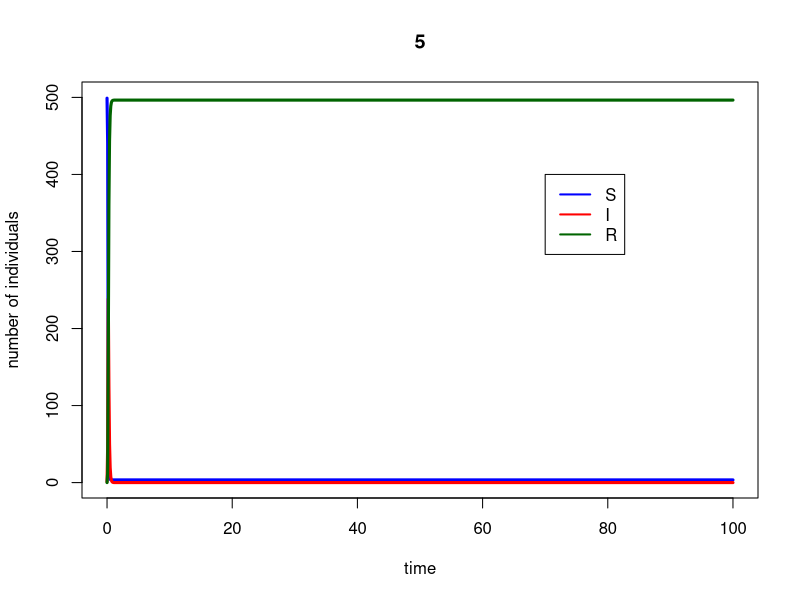
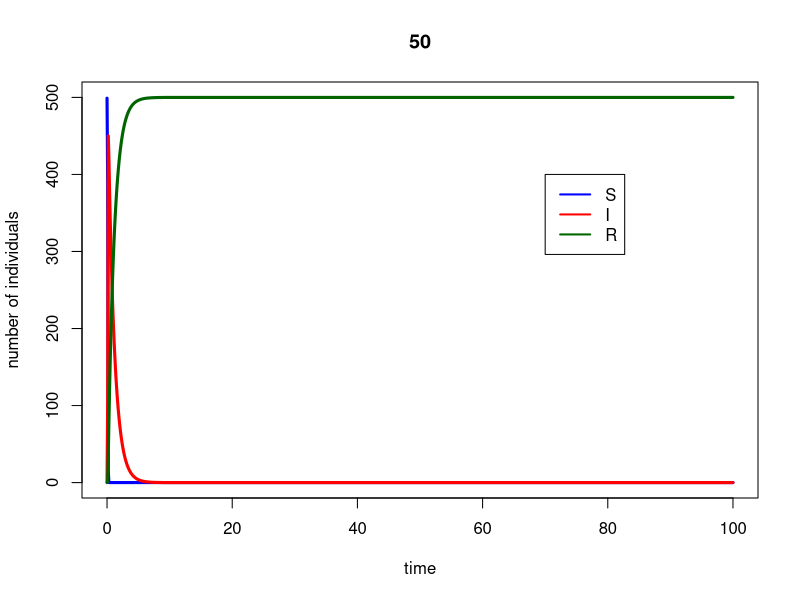
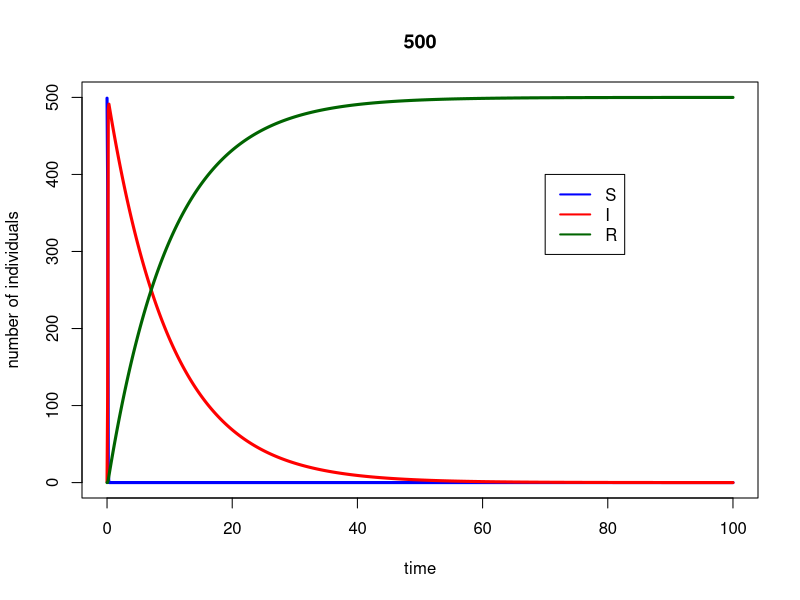
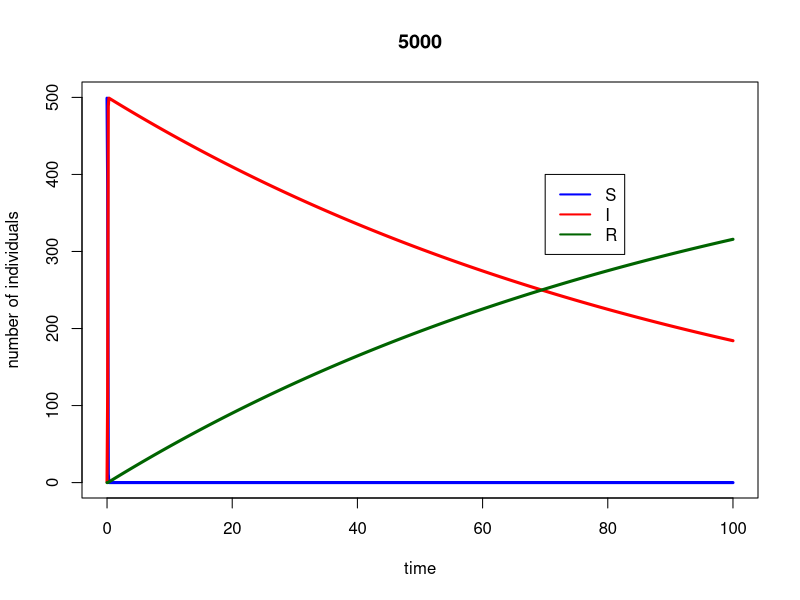
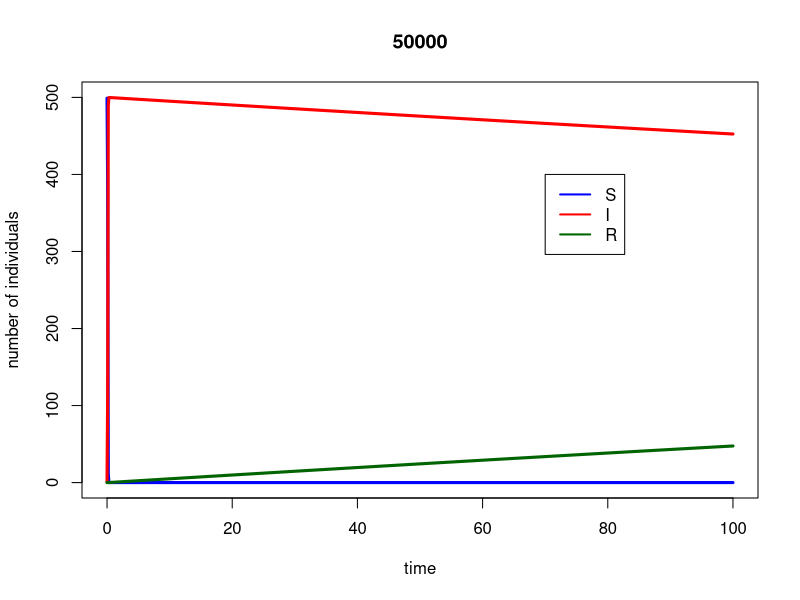
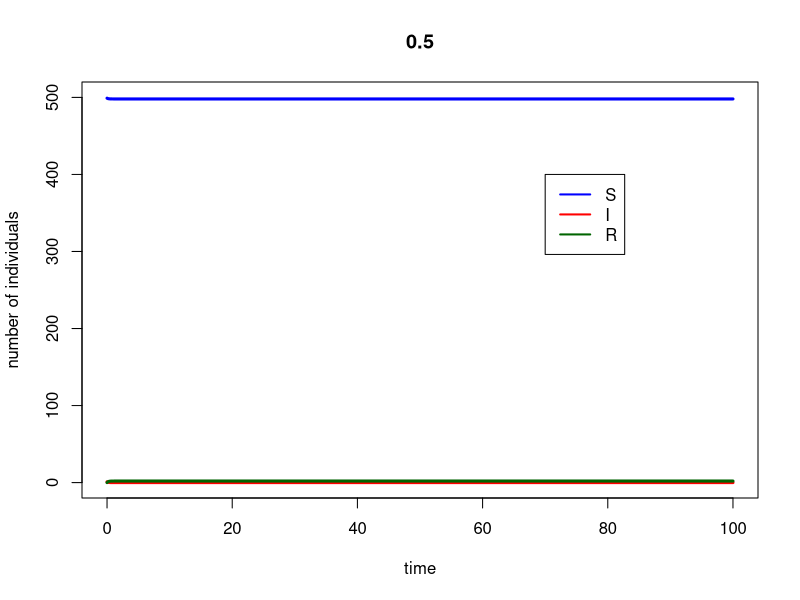
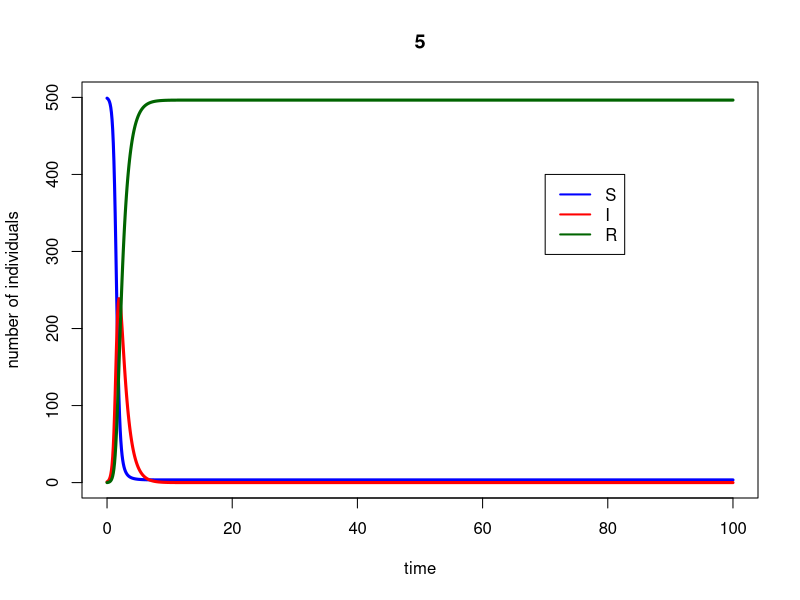
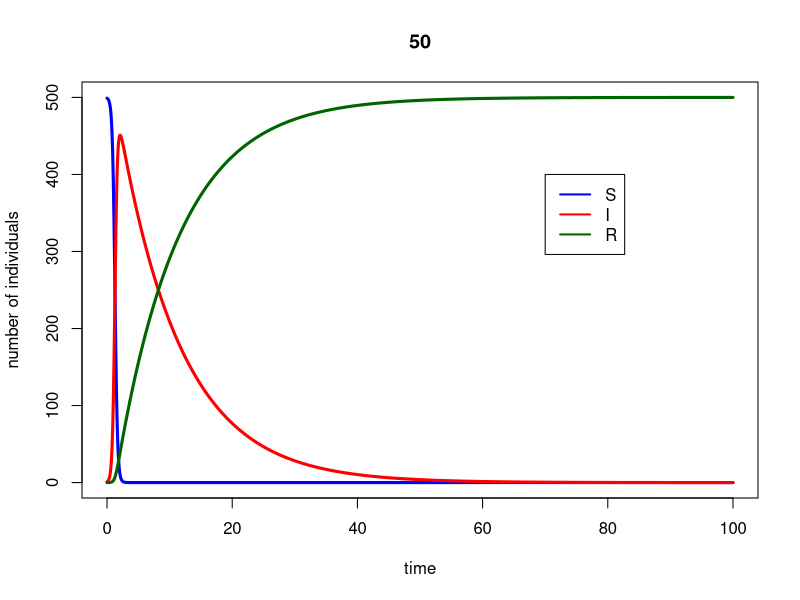

The R script that drew these images, in order:
##########################################################
# Starting script to the module 'SIR models of epidemics'
##########################################################

# implements the basic SIR model, and plots simulation results

## Here you only need to know basic things:
##  #	To make comments
##  <-	Assigning a value to a symbol
##  c	To create a vector c(v1, v2, ..., vn)
##  e	is *10^
##  seq(a,b,c)	To create a sequence from a to b with intervals c


###################################
# FUNCTION DEFINITIONS
###################################

###
# SIR <- function(t, x, parms)
# Use: calculates the derivatives for the SIR model
# Input: 
#      t: time (not used here, because there is no explicit time dependence)
#      x: vector of the current values of all variables (S, I, R)
#      parms: vector of all parameter values
# Output:
#      der: vector of derivatives

# To use the lsoda function, the model function has to be a function of t (time),
# x (the vector of the variables) and parms (the parameters of the model).

SIR <- function(t, x, parms){

# Beta and r are not global variables. This means that if you type beta in R, the output will be 'beta',
# and not its value. You have to specify that you want to use the value of beta from 'parms' to solve the ODEs.
# Similarly, the variables of the model are taken from the vector x. This is done by the 'with' function.

  with(as.list(c(parms,x)),{
    dS <- - beta*S*I
    dI <- + beta*S*I - r*I
    dR <- r*I         # Note: because S+I+R=constant, this equation could actually be omitted,
                  # and R at any time point could simply be calculated as N-S-I.
    der <- c(dS, dI,dR)
    list(der)  # the output must be returned    
  }) # end of 'with'

}  # end of function definition


###########################
# MAIN PROGRAM
###########################

### LOAD LIBRARIES
#load R library for ordinary differential equation solvers
library(deSolve)

#For loop to try different Beta and r values

for(i in 1:5) {
  for(j in 1:5) {


### INITIALIZE PARAMETER SETTINGS

parms <- c(beta=10^(-i), r=10^(-j+2))		# set the parameters of the model
inits <- c(S=499, I=1, R=0)		# set the initial values
dt    <- seq(0,100,0.1)			# set the time points for evaluation

# Calculate and print R_0 on the screen
N <- sum(inits)
R_0 <- with(as.list(parms),{beta*N/r})
print(paste("R_0 =",R_0),quote=FALSE)


### SIMULATE THE MODEL

## Use lsoda to solve the differential equations numerically. The syntax should be
## lsoda(initial values, time points, function, parameters)

simulation <- as.data.frame(lsoda(inits, dt, SIR, parms = parms)) # this way our set 'parms' will be used as default

### PLOT THE OUTPUT

# If you remove the # before pdf(...) and dev.off(), the output will be written in a pdf file,
# in the working directory. If you don't, a window containing your graph will just pop up.

#pdf("startingscript.pdf")
#par(cex=1.7)
# Plot S according to time, in blue, and add the graph I and R according to time,
# in red and dark green respectively. Call help(plot) for further details.

attach(simulation) # this command allows you to refer to the columns of the data frame directly.

plot(dt, S, type="l", col="blue", ylim=c(0,sum(inits)), main = R_0, xlab="time", ylab="number of individuals",lwd=3)
lines(dt, I, type="l", col="red",lwd=3)
lines(dt, R, type="l", col="darkgreen",lwd=3)

# Add a legend to the graph
legend(70,400, legend=c("S","I","R"), col=c("blue", "red", "darkgreen"), lty=1,lwd=2)
#dev.off()

detach(simulation) # clean up the search path

  }
}
